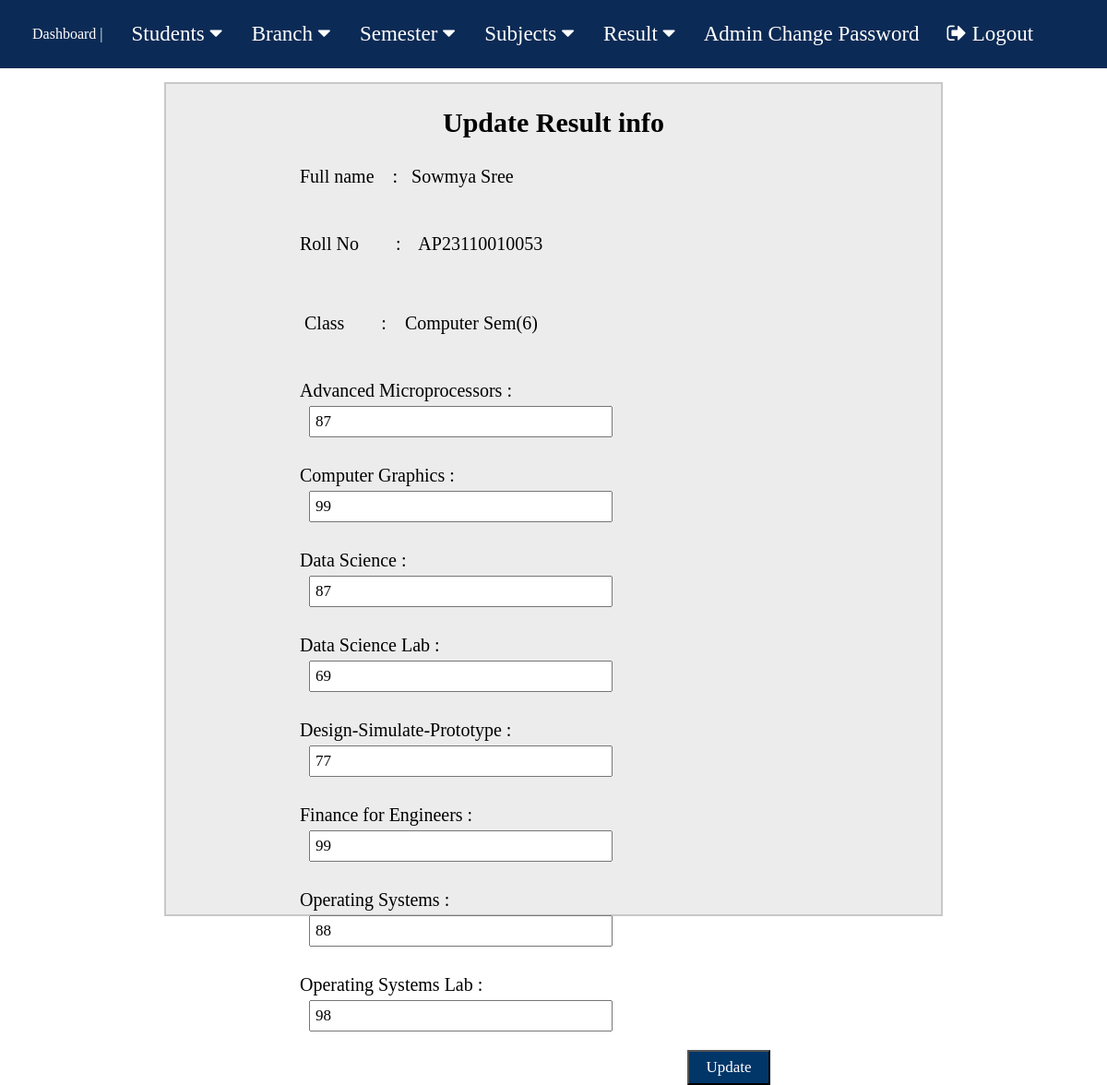
Screenshot of /edit-result.php?stid=1 (signed in) with the database file from the repository.
### tables this page shows
CREATE TABLE `student` (
  `reg_id` int(255) NOT NULL,
  `Name` varchar(200) NOT NULL,
  `Roll_No` varchar(160) NOT NULL,
  `Email` varchar(100) NOT NULL,
  `Gender` varchar(50) NOT NULL,
  `DOB` varchar(100) NOT NULL,
  `branch_id` int(100) NOT NULL,
  `sem_id` int(8) NOT NULL,
  `Reg_date` timestamp NOT NULL DEFAULT current_timestamp(),
  `status` int(1) NOT NULL
);

CREATE TABLE `branch` (
  `branch_id` int(50) NOT NULL,
  `branch` varchar(100) NOT NULL
);

CREATE TABLE `semester` (
  `sem_id` int(9) NOT NULL,
  `semester` int(100) NOT NULL
);

CREATE TABLE `results` (
  `result_id` int(200) NOT NULL,
  `roll_no` varchar(200) NOT NULL,
  `branch_id` int(50) NOT NULL,
  `sem_id` int(9) NOT NULL,
  `subj_id` int(200) NOT NULL,
  `marks` int(110) NOT NULL
);

CREATE TABLE `subjects` (
  `subj_id` int(200) NOT NULL,
  `subj_name` varchar(200) NOT NULL,
  `subj_code` varchar(100) NOT NULL,
  `status` int(1) NOT NULL
);

### edit-result.php (the view, shortened to what this page needs)
<?php
include "includes/connection.php";
$stid = intval($_GET['stid']);
?>
<!DOCTYPE html>
<html lang="en">
<head>
</head>
<body style=" margin : 0">
    <?php include "nav.php";?>
    <div style="width : 70%; margin : auto auto; height : 900px; border : 2px solid rgb(200, 200, 200); margin-top : 15px;background-color: rgb(236, 236, 236)">
    <h2 style="text-align:center; font-size : 30px">Update Result info</h2>
        <form method="post" >
    <?php
    $sql = "SELECT student.Name,student.Roll_No,branch.branch , semester.semester from results join student on student.Roll_No = results.roll_no join subjects on subjects.subj_id = results.subj_id join branch on branch.branch_id = results.branch_id join semester on semester.sem_id = results.sem_id where student.reg_id  = $stid limit 1";
    $result = mysqli_query($conn,$sql);
    $num = mysqli_num_rows($result);
    if($num > 0){
        while($row = mysqli_fetch_assoc($result)){
           ?>
           <div style=" width : 75%; margin:auto auto; font-size : 20px">
<p style="margin-top : 30px">
        <label for="fullname">Full name  &nbsp;&nbsp;&nbsp;:&nbsp;&nbsp;
<?php echo $row['Name']; ?>
</label>
      </p>
<p style="margin-top : 50px">
        <label for="rollno">Roll No &nbsp;&nbsp;&nbsp;&nbsp;&nbsp;&nbsp; : &nbsp;&nbsp;
<?php echo $row['Roll_No']; ?>
</label>
      </p>
 <p>
        <label for="class "> Class &nbsp;&nbsp;&nbsp;&nbsp;&nbsp;&nbsp; : &nbsp;&nbsp;
<?php echo ($row['branch']."   Sem(".$row['semester'].")"); ?>
</label>
      </p>
<?php
        }
    }
?>
<?php
    $sql = "SELECT student.Name,student.Roll_No,branch.branch , semester.semester, results.marks, results.result_id, subjects.subj_name from results join student on student.Roll_No = results.roll_no join subjects on subjects.subj_id = results.subj_id join branch on branch.branch_id = results.branch_id join semester on semester.sem_id = results.sem_id where student.reg_id  = $stid ";
    $result = mysqli_query($conn,$sql);
    $num = mysqli_num_rows($result);
    if($num  > 0){
        while($row = mysqli_fetch_assoc($result)){
            ?>
            <p style="margin-top : 30px">
        <label for="default"><?php echo $row['subj_name']; ?>  :&nbsp;&nbsp;&nbsp;&nbsp;&nbsp;&nbsp;&nbsp;&nbsp;  </label><br>
<input name="marks[]" id="marks" value="<?php echo $row['marks'];?>" maxlength="5" required="required" autocomplete="off" style="width : 50%;padding : 5px;font-size:17px; margin-left : 50px; margin-top:5px"/>
      </p>
<?php
        }
    }
?>
 <div style="float:right; margin-right : 80px">
        <button type="submit" style="width : 90px; padding : 7px;font-size : 17px; background-color : #013669;color:white;">Update</button>
</div>
  </form>
    </div>
</body>
</html>

### css/nav.css (style rules this page uses)
* { font-family: 'Times New Roman', Times, serif; }

### rows the page displays
student: Name "Sowmya Sree", Roll_No "AP23110010053", branch.branch "Computer", sem.semester "6"
results: subj.subj_name "Advanced Microprocessors", marks "87"
results: subj.subj_name "Computer Graphics", marks "99"
results: subj.subj_name "Data Science", marks "87"
results: subj.subj_name "Data Science Lab", marks "69"
results: subj.subj_name "Design-Simulate-Prototype", marks "77"
results: subj.subj_name "Finance for Engineers", marks "99"
results: subj.subj_name "Operating Systems", marks "88"
results: subj.subj_name "Operating Systems Lab", marks "98"
